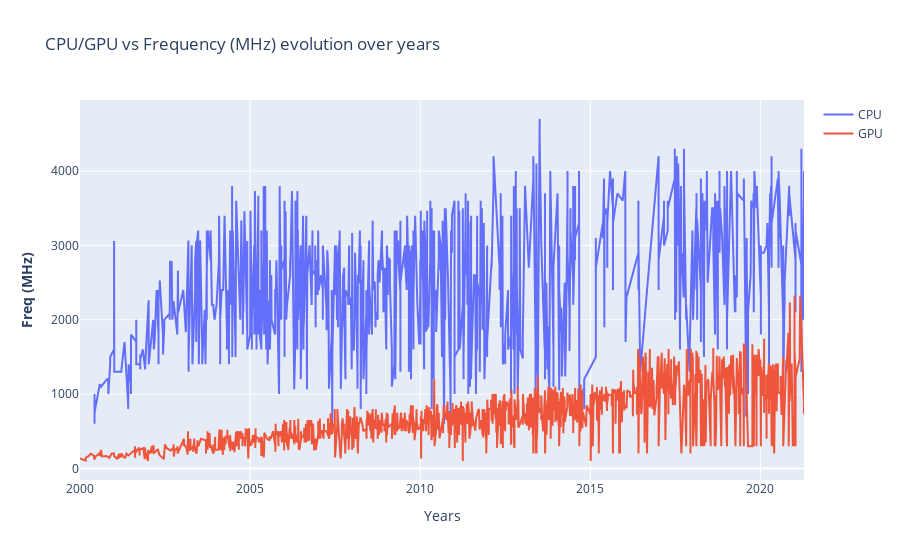

The notebook cell this image was saved under:
### Markdown cell above
### Análise - Frequency

### Code cell
fig = make_subplots()

# Add traces
fig.add_trace(
    go.Scatter(x= df_cpu.index, y=df_cpu["Freq (MHz)"] ,name= "CPU")
)

fig.add_trace(
    go.Scatter(x= df_gpu.index,y= df_gpu["Freq (MHz)"], name= "GPU")
)

# Add figure title
fig.update_layout(
    title_text="CPU/GPU vs Frequency (MHz) evolution over years"
)

# Set x-axis title
fig.update_xaxes(title_text="Years")

# Set y-axes titles
fig.update_yaxes(title_text="<b>Freq (MHz)</b>", secondary_y=False)

fig.show()

### Figure 1 — Plotly figure (JSON) as saved in the notebook; plotly's stock layout.template omitted (floating-point values rounded to 4 significant figures; data arrays with more than 128 entries replaced by an {"elided": "..."} marker saying what was removed)
{"data": [{"name": "CPU", "type": "scatter", "x": {"elided": "2140 str values"}, "y": {"elided": "2140 int values"}}, {"name": "GPU", "type": "scatter", "x": {"elided": "2605 str values"}, "y": {"elided": "2605 int values"}}], "layout": {"title": {"text": "CPU/GPU vs Frequency (MHz) evolution over years"}, "xaxis": {"anchor": "y", "domain": [0, 1], "title": {"text": "Years"}}, "yaxis": {"anchor": "x", "domain": [0, 1], "title": {"text": "<b>Freq (MHz)</b>"}}}}
